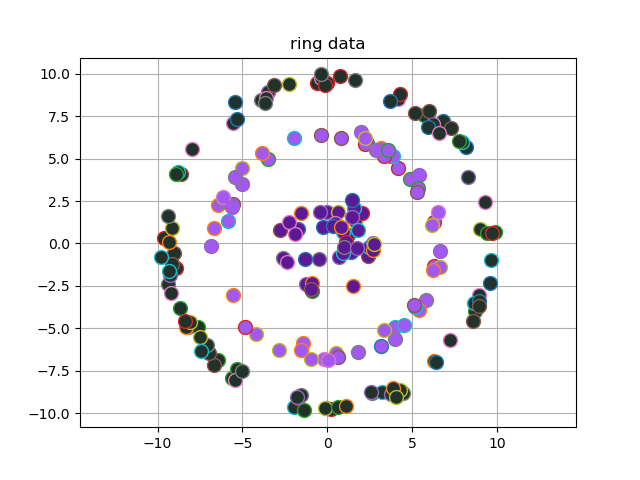

This chart was generated by the following Python code:
#! /usr/bin/env python3
#
def ring_data_test ( ):

#*****************************************************************************80
#
## ring_data_test() tests ring_data().
#
#  Licensing:
#
#    This code is distributed under the MIT license.
#
#  Modified:
#
#    21 December 2024
#
#  Author:
#
#    John Burkardt
#
  import numpy as np
  import platform

  print ( '' )
  print ( 'ring_data_test():' )
  print ( '  python version: ' + platform.python_version ( ) )
  print ( '  numpy version:  ' + np.version.version )
  print ( '  ring_data() creates, plots, and saves ring data.' )

  ring_num = 3
  ring_pop = np.array ( [ 40, 60, 100 ] )
  ring_rad1 = np.array ( [ 1.0, 6.0, 9.0 ] )
  ring_rad2 = np.array ( [ 3.0, 7.0, 10.0 ] )
  
  ring_input_print ( ring_num, ring_pop, ring_rad1, ring_rad2 )

  m, p, ident = ring_data_generate ( ring_num, ring_pop, ring_rad1, ring_rad2 )

  ring_data_print ( m, p, ident )

  ring_data_plot ( m, p, ident, ring_num )

  ring_data_write ( m, p, ident, 'ring_data.dat' )
#
#  Terminate.
#
  print ( '' )
  print ( 'ring_data_test():' )
  print ( '  Normal end of execution.' )

  return

def annulus_sample ( pc, r1, r2, n ):

#*****************************************************************************80
#
## annulus_sample() samples a circular annulus.
#
#  Discussion:
#
#    A circular annulus with center PC, inner radius R1 and
#    outer radius R2, is the set of points P so that
#
#      R1^2 <= (P(1)-PC(1))^2 + (P(2)-PC(2))^2 <= R2^2
#
#  Licensing:
#
#    This code is distributed under the MIT license. 
#
#  Modified:
#
#    21 December 2024
#
#  Author:
#
#    John Burkardt
#
#  Reference:
#
#    Peter Shirley,
#    Nonuniform Random Point Sets Via Warping,
#    Graphics Gems, Volume III,
#    edited by David Kirk,
#    AP Professional, 1992, 
#    ISBN: 0122861663,
#    LC: T385.G6973.
#
#  Input:
#
#    real PC(2), the center.
#
#    real R1, R2, the inner and outer radii.
#
#    integer N, the number of points to generate.
#
#  Output:
#
#    real P(N,2), sample points.
#
  from numpy.random import default_rng
  import numpy as np

  rng = default_rng ( )

  u = rng.random ( n )

  theta = u * 2.0 * np.pi

  v = rng.random ( n )

  r = np.sqrt ( ( 1.0 - v ) * r1 * r1 + v * r2 * r2 )

  p = np.zeros ( [ n, 2 ] )
  p[:,0] = pc[0] + r * np.cos ( theta )
  p[:,1] = pc[1] + r * np.sin ( theta )

  return p

def ring_data_generate ( ring_num, ring_pop, ring_rad1, ring_rad2 ):

#*****************************************************************************80
#
## ring_data_generate() generates ring data.
#
#  Licensing:
#
#    This code is distributed under the MIT license.
#
#  Modified:
#
#    21 December 2024
#
#  Author:
#
#    John Burkardt
#
#  Input:
#
#    integer RING_NUM, the number of rings.
#
#    integer RING_POP(RING_NUM), the number of points to be created
#    in each ring.
#
#    real RING_RAD1(RING_NUM), RING_RAD2(RING_NUM), the inner and
#    outer radius of each ring.
#
#  Output:
#
#    integer M, the total number of points.
#
#    real P[M,2], the coordinates of the points.
#
#    integer IDENT(M), the index of the ring to which each point belongs.
#
  from numpy.random import default_rng
  import numpy as np

  rng = default_rng ( )

  pc = np.zeros ( 2 )

  m = np.sum ( ring_pop )
  p = np.zeros ( [ m, 2 ] )
  ident = np.zeros ( m, dtype = int )

  m2 = 0

  for i in range ( 0, ring_num ):
    m1 = m2
    m2 = m1 + ring_pop[i]
    p[m1:m2,:] = annulus_sample ( pc, ring_rad1[i], ring_rad2[i], ring_pop[i] )
    ident[m1:m2] = i
#
#  Permute the data.
#
  perm = perm0_random ( m, rng )
  p[:,0] = p[perm,0]
  p[:,1] = p[perm,1]
  ident = ident[perm]

  return m, p, ident

def perm0_random ( n, rng ):

#*****************************************************************************80
#
## perm0_random() selects a random permutation of N objects.
#
#  Discussion:
#
#    An I4VEC is a vector of I4 values.
#
#    The algorithm is known as the Fisher-Yates or Knuth shuffle.
#
#  Licensing:
#
#    This code is distributed under the MIT license.
#
#  Modified:
#
#    25 October 2014
#
#  Author:
#
#    John Burkardt
#
#  Input:
#
#    integer N, the number of entries in the vector.
#
#    rng(): the current random number generator.
#
#  Output:
#
#    integer P[N], a permutation of the digits 0 through N-1.
#
  import numpy as np

  p = np.zeros ( n, dtype = np.int32 )

  for i in range ( 0, n ):
    p[i] = i

  for i in range ( 0, n - 1 ):
    j = rng.integers ( low = i, high = n, endpoint = False )
    k    = p[i]
    p[i] = p[j]
    p[j] = k

  return p

def ring_data_plot ( m, p, ident, ring_num ):

#*****************************************************************************80
#
## ring_data_plot() plots the ring data.
#
#  Licensing:
#
#    This code is distributed under the MIT license.
#
#  Modified:
#
#    21 December 2024
#
#  Author:
#
#    John Burkardt
#
#  Input:
#
#    integer M, the total number of points.
#
#    real P[M,2], the coordinates of the points.
#
#    integer IDENT(M), the index of the ring to which each point belongs.
#
#    integer ring_num: the number of rings.
#
  from numpy.random import default_rng
  import matplotlib.pyplot as plt

  rng = default_rng ( )

  ring_color = rng.random ( [ ring_num, 3 ] )

  plt.clf ( )
  for i in range ( 0, m ):
    plt.plot ( p[i,0], p[i,1], '.', \
      markersize = 20, \
      markerfacecolor = ring_color[ident[i],:] )
  plt.axis ( 'equal' )
  plt.title ( 'ring data' )
  plt.grid  ( True )

  filename = 'ring_data.png'
  plt.savefig ( filename )
  print ( '  Graphics saved as "' + filename + '"' )

  return

def ring_data_print ( m, p, ident ):

#*****************************************************************************80
#
## ring_data_print() prints ring data.
#
#  Licensing:
#
#    This code is distributed under the MIT license.
#
#  Modified:
#
#    21 December 2024
#
#  Author:
#
#    John Burkardt
#
#  Input:
#
#    integer M, the total number of points.
#
#    real P[M,2], the coordinates of the points.
#
#    integer IDENT(M), the index of the ring to which each point belongs.
#
  import numpy as np

  print ( '' )
  print ( 'RING_DATA_PRINT:' )
  print ( '' )
  print ( '     I    ID           R           X           Y' )
  print ( '' )

  for i in range ( 0, m ):
    r = np.sqrt ( p[i,0]**2 + p[i,1]**2 ) 
    print ( '  %4d  %4d  %10.4f  %10.4f  %10.4f' \
      % ( i, ident[i], r, p[i,0], p[i,1] ) )

  return

def ring_data_write ( m, p, ident, filename ):

#*****************************************************************************80
#
## ring_data_write() writes the ring data to a file.
#
#  Discussion:
#
#    Each data line records x, y, id.
#
#  Licensing:
#
#    This code is distributed under the MIT license.
#
#  Modified:
#
#    21 December 2024
#
#  Author:
#
#    John Burkardt
#
#  Input:
#
#    integer M, the number of points.
#
#    real P(M,2), the ring data.
#
#    integer IDENT(M), an identifier for the ring.
#
#    string FILENAME, the output filename.
#

#
#  Open the file.
#
  output = open ( filename, 'w' )

  for i in range ( 0, m ):
    s = ( '  %g' % ( p[i,0] ) )
    output.write ( s )
    s = ( '  %g' % ( p[i,1] ) )
    output.write ( s )
    s = ( '  %d\n' % ( ident[i] ) )
    output.write ( s )
#
#  Close the file.
#
  output.close ( )

  return

def ring_input_print ( ring_num, ring_pop, ring_rad1, ring_rad2 ):

#*****************************************************************************80
#
## ring_input_print() prints ring input data.
#
#  Licensing:
#
#    This code is distributed under the MIT license.
#
#  Modified:
#
#    21 December 2024
#
#  Author:
#
#    John Burkardt
#
#  Input:
#
#    integer RING_NUM, the number of rings.
#
#    integer RING_POP(RING_NUM), the number of points to be created
#    in each ring.
#
#    real RING_RAD1(RING_NUM), RING_RAD2(RING_NUM), the inner and
#    outer radius of each ring.
#
  print ( '' )
  print ( 'RING_INPUT_PRINT:' )
  print ( '' )
  print ( '     I   Pop        Rad1        Rad2' )
  print ( '' )

  for i in range ( 0, ring_num ):
    print ( '  %4d  %4d  %10.4f  %10.4f' \
      % ( i, ring_pop[i], ring_rad1[i], ring_rad2[i] ) )

  return

def timestamp ( ):

#*****************************************************************************80
#
## timestamp() prints the date as a timestamp.
#
#  Licensing:
#
#    This code is distributed under the MIT license. 
#
#  Modified:
#
#    21 August 2019
#
#  Author:
#
#    John Burkardt
#
  import time

  t = time.time ( )
  print ( time.ctime ( t ) )

  return

if ( __name__ == '__main__' ):
  timestamp ( )
  ring_data_test ( )
  timestamp ( )
